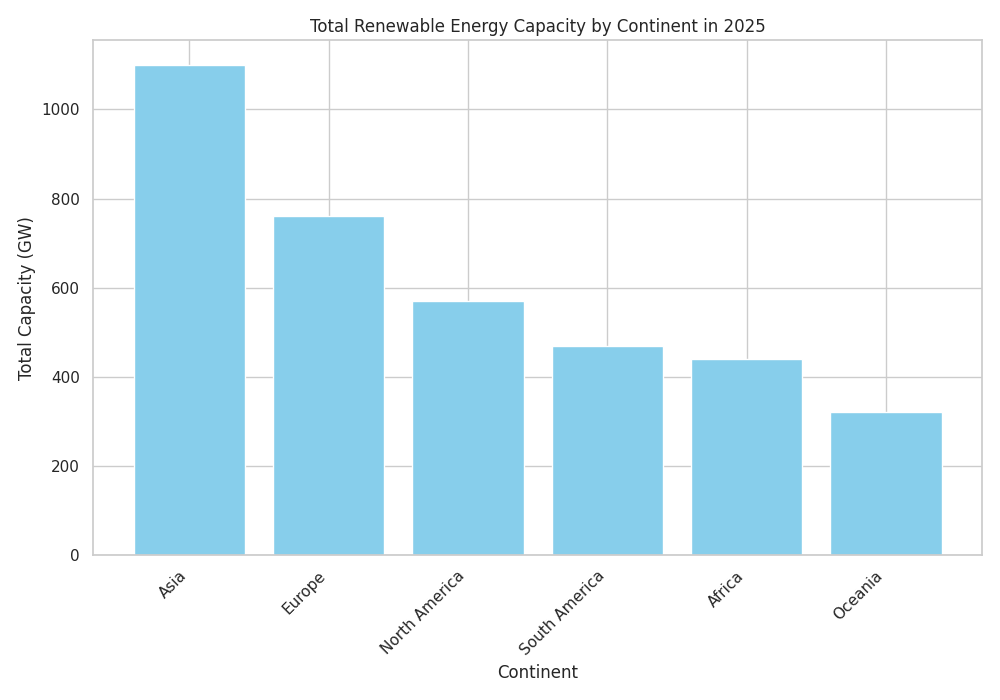

Source code (Python):
import matplotlib.pyplot as plt
import numpy as np

# Data preparation
continents = ['Africa', 'Asia', 'Europe', 'North America', 'South America', 'Oceania']
capacities = np.array([
    [80, 40, 120, 200],    # Africa
    [500, 100, 300, 200],  # Asia
    [150, 250, 60, 300],   # Europe
    [240, 50, 100, 180],   # North America
    [90, 40, 160, 180],    # South America
    [70, 30, 100, 120],    # Oceania
])

# Calculate total capacities for each continent
total_capacities = capacities.sum(axis=1)

# Sort the continents by total capacity
sorted_indices = np.argsort(total_capacities)[::-1]
sorted_continents = np.array(continents)[sorted_indices]
sorted_capacities = total_capacities[sorted_indices]

# Create a sorted bar plot
fig, ax = plt.subplots(figsize=(10, 7))
ax.bar(sorted_continents, sorted_capacities, color='skyblue')

# Labels and title
ax.set_xlabel('Continent')
ax.set_ylabel('Total Capacity (GW)')
ax.set_title('Total Renewable Energy Capacity by Continent in 2025')

# Display plot
plt.xticks(rotation=45, ha='right')
plt.tight_layout()
plt.show()
